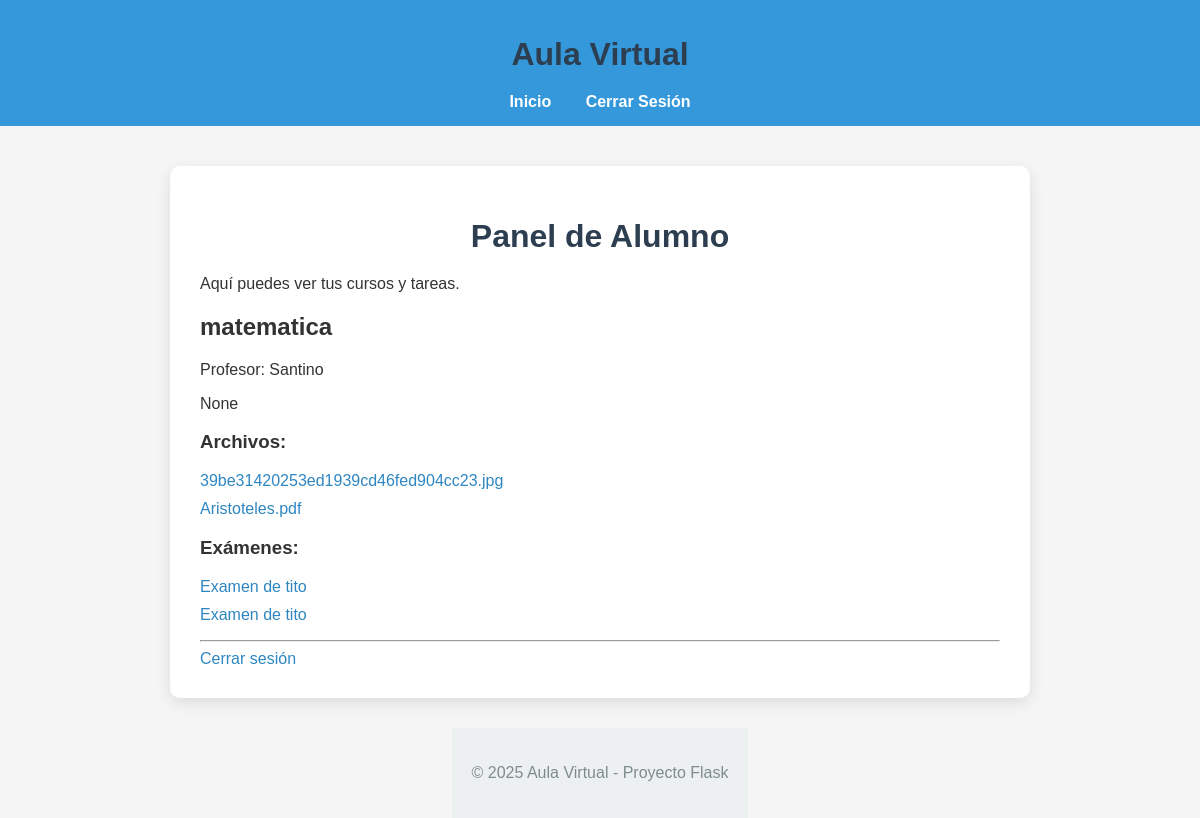
/dashboard (signed in), run on the app's committed database.
### app/models.py (models this page shows, shortened)
class Curso(db.Model):
    id = db.Column(db.Integer, primary_key=True)
    nombre = db.Column(db.String(255), nullable=False)
    descripcion = db.Column(db.Text, nullable=True)
    profesor_id = db.Column(db.Integer, db.ForeignKey("user.id"), nullable=False)
    archivos = db.relationship("Archivo", backref="curso", lazy=True)
    examenes = db.relationship("Examen", backref="curso", lazy=True)
    alumnos = db.relationship(
        "User",
        secondary=curso_alumno,
        backref="cursos_inscriptos",
        lazy="dynamic"
    )

class User(UserMixin, db.Model):
    id = db.Column(db.Integer, primary_key=True)
    nombre = db.Column(db.String(150))
    email = db.Column(db.String(150), unique=True)
    password = db.Column(db.String(150))
    rol = db.Column(db.String(50))  # admin, profesor, alumno
    cursos = db.relationship("Curso", backref="profesor", lazy=True)

class Archivo(db.Model):
    id = db.Column(db.Integer, primary_key=True)
    nombre = db.Column(db.String(255), nullable=False)
    ruta = db.Column(db.String(255), nullable=False)
    curso_id = db.Column(db.Integer, db.ForeignKey("curso.id"), nullable=False)

class Examen(db.Model):
    id = db.Column(db.Integer, primary_key=True)
    curso_id = db.Column(db.Integer, db.ForeignKey("curso.id"), nullable=False)
    titulo = db.Column(db.String(255), nullable=False)
    preguntas = db.relationship("Pregunta", backref="examen", lazy=True)

### app/routes.py (the view)
@main.route("/dashboard")
@login_required
def dashboard():
    if current_user.rol == "admin":
        cursos = Curso.query.all()
        return render_template("dashboard_admin.html", cursos=cursos)
    elif current_user.rol == "profesor":
        cursos = Curso.query.filter_by(profesor_id=current_user.id).all()
        return render_template("dashboard_profesor.html", cursos=cursos)
    elif current_user.rol == "alumno":
        cursos = Curso.query.all()  # ⚠️ luego filtrar solo cursos asignados
        return render_template("dashboard_alumno.html", cursos=cursos)
    return redirect(url_for("main.login"))

### app/routes.py (called while the page is built)
@login_manager.user_loader
def load_user(user_id):
    return User.query.get(int(user_id))

### app/templates/dashboard_alumno.html
{% extends "base.html" %}
{% block content %}
<div class="container">
    <h1>Panel de Alumno</h1>
    <p>Aquí puedes ver tus cursos y tareas.</p>
    {% if cursos %}
        {% for curso in cursos %}
            <div class="curso-card">
                <h2>{{ curso.nombre }}</h2>
                <p>Profesor: {{ curso.profesor.nombre }}</p>
                <p>{{ curso.descripcion }}</p>
                {% if curso.archivos %}
                    <h3>Archivos:</h3>
                    <ul>
                    {% for archivo in curso.archivos %}
                        <li><a href="{{ url_for('static', filename=archivo.ruta) }}" target="_blank">{{ archivo.nombre }}</a></li>
                    {% endfor %}
                    </ul>
                {% else %}
                    <p>No hay archivos disponibles.</p>
                {% endif %}
                {% if curso.examenes %}
                    <h3>Exámenes:</h3>
                    <ul>
                    {% for examen in curso.examenes %}
                        <li>
                            <a href="{{ url_for('main.contenido', curso_id=curso.id) }}">{{ examen.titulo }}</a>
                        </li>
                    {% endfor %}
                    </ul>
                {% else %}
                    <p>No hay exámenes asignados.</p>
                {% endif %}
            </div>
            <hr>
        {% endfor %}
    {% else %}
        <p>No estás inscrito en ningún curso.</p>
    {% endif %}
    <a href="{{ url_for('main.logout') }}" class="btn-logout">Cerrar sesión</a>
</div>
{% endblock %}

### app/static/style.css (style rules this page uses)
body { font-family: Arial, sans-serif; margin: 0; padding: 0; display: flex; flex-direction: column; align-items: center; justify-content: flex-start; min-height: 100vh; background-color: #f5f5f5; color: #333; }
h1 { text-align: center; margin-bottom: 20px; color: #2c3e50; }
a { color: #2E86C1; text-decoration: none; }
ul.admin-menu, ul { list-style: none; padding-left: 0; }
ul.admin-menu li, ul li { margin: 10px 0; }

### data on the page
Curso: nombre "matematica", profesor.nombre "Santino", descripcion "None"
Archivo: nombre "39be31420253ed1939cd46fed904cc23.jpg"
Archivo: nombre "Aristoteles.pdf"
Examen: titulo "Examen de tito"
Examen: titulo "Examen de tito"
